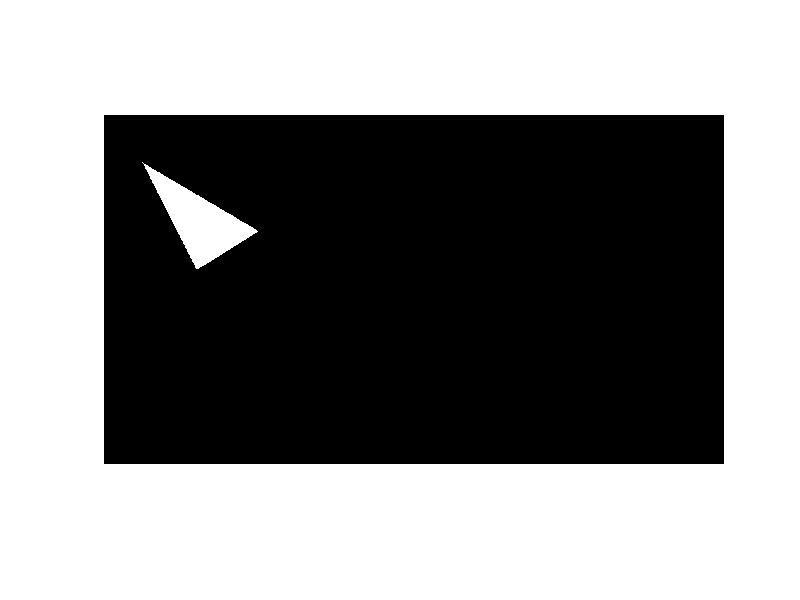

Recreate this plot in MATLAB.
size = [900 1600];
B = zeros(size);
%shape is arbitrarily triangle
Vertex{1} = [123 100];
Vertex{2} = [300 400];
Vertex{3} = [400 240];

triangle = [Vertex{1};Vertex{2};Vertex{3}];

allX = [1:size(2)].*ones(size);
allY = transpose([1:size(1)]).*ones(size);
allXY = [allX(:),allY(:)];

[in,on] = inpolygon(allX(:),allY(:),triangle(:,1),triangle(:,2));
A = B;
shape = [allXY(in,:);allXY(on,:)];
for i = 1:length(shape)
    A(shape(i,1),shape(i,2)) = 1;
end

imshow(A)